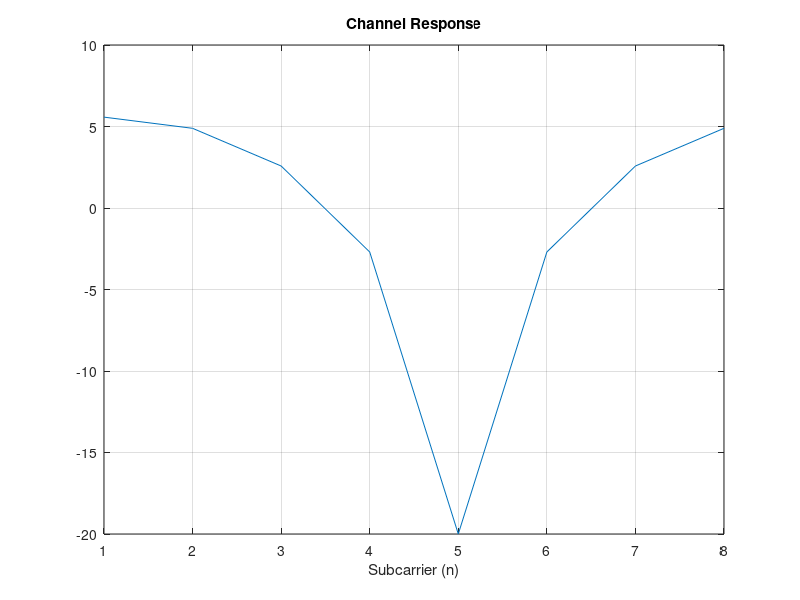

Source code (MATLAB): (Note: this script raises an error after producing the figure.)
%% Example 4.3.1 - Water filling
clearvars, clc
addpath(genpath('../lib'))

% Parameters
N       = 8;    % FFT size and the number of dimensions
gap_db  = 0;    % SNR gap to capacity (dB)
Ex      = N;    % Total energy budget for each OFDM symbol


% Derivations
N_bar   = N/2 + 1;        % Used subchannels (including DC and Nyquist)
Ex_bar  = Ex / N;         % Energy per dimension
gap     = 10^(gap_db/10); % Gap in linear scale

% Noise energy per dimension (N0/2):
sigma_n = 0.181;

%% Channel

h = [0.9 1];

H = fft(h, N);

figure
plot(10*log10(abs(H).^2))
xlabel('Subcarrier (n)')
title('Channel Response')
grid on

%% SNRn when the transmitter applies unit energy to the subchannel

gn = abs(H).^2 / sigma_n;

%% Compute bit-loading using waterfilling
% This distributes the energy budget Ex over the subchannels with the
% objective of maximizing the data-rate. As a result, a non-integer number
% of bits is obtained as well as the corresponding energy allocated to each
% dimension of the subchannels.

[bn_bar, En_bar] = waterFilling(gn, Ex, N, gap)

% Sanity check. Is the sum of the energy in each dimension less than the
% total?
fprintf('Total allocated energy: \t %g \n', sum(En_bar));

% Ideally they should be equal, because this is the constraint in the
% optimization.

% Total number of bits per dimension
b_bar = sum(bn_bar) / N;

figure
stem(bn_bar(1:N_bar), 'linewidth', 1.2)
xlabel('Subchannel n')
ylabel('$b_n$ (dB)')
grid on

%% SNR per subchannel

SNRn = En_bar .* gn;

figure
stem(10*log10(SNRn))
xlabel('Subchannel n')
ylabel('$SNR_n$ (dB)')
grid on

%% Resulting multi-channel SNR
% "a single SNR measure that characterizes the set of subchannels by an
% equivalent single AWGN that achieves the same data rate"

SNRm_u = ((prod(1 + SNRn/gap)^(1/N)) - 1) * gap

% Alternative way of computing the number of bits per dimension:
b_bar_2 = 0.5 * log2(1 + SNRm_u/gap)

%% Margin

% First, note the difference between the gap and the margin definitions:
%
%   The gap is obtained by noting that any spectral efficiency should be
%   lower than the channel capacity, i.e. rho < C = log2(1+SNR). The
%   inequality can be stated as:
%
%       SNR > 2^rho - 1
%
%   Which leads to the conclusion that "2^rho - 1" is a lower bound on the
%   SNR.

% Channel Capacity
C  = log2(1 + SNRm_u); % Bits per 2 dimensions (b/2D)
% The acual spectral efficiency must be lower than C:
spec_effiency =  2*b_bar; % Bits per 2 dimensions (b/2D)
% SNR lower bound:
SNR_minimum = 2^spec_effiency - 1;
% Gap to capacity:
gap_computed = SNRm_u / SNR_minimum;
% See Chap. 4 of Forney's course on Principles of Digital Communications II
% at MIT OCW

% However, sometimes the spectral effiency is arbitrarily reduced such that
% more margin is left for the errors in the communication. By recalling
% that spectral efficiency is R / W, one concludes normally this implies a
% lower data rate.
%   The constrained spectral effiency is given by:
%       2 * b_bar_constrained = log2(1 + SNR/(gap * gamma))
%   Hence, gamma (the margin) can be obtained by:
%       gamma = (SNR/gap) / (2^(2*b_bar_constrained) - 1)
%   Finally, note (SNR/gap) is the SNR lower bound of Shannon, which is
%   equivalent to 2^(2*b_bar_unconstrained) - 1.

% Definition in (4.7):
gamma_m = (SNRm_u/gap) / (2^(2*b_bar) - 1);

% In dB:
gamma_m_db = 10*log10(gamma_m)

% Note: margin is expected to be very low, since we are maximizing
% data-rate at its expense.